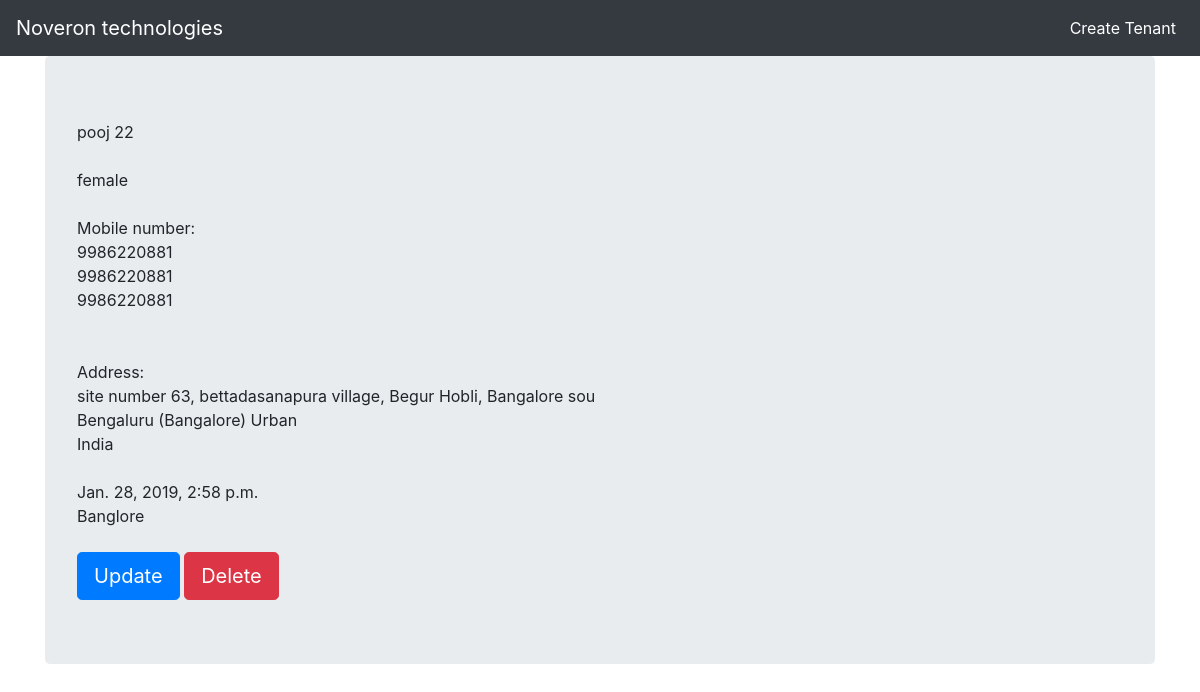
The app's page /tenants/5/pooj/ with its own data.
### delta/models.py (models this page shows, shortened)
class Tenants(models.Model):
    GENDER_CHOICE = {
        ('male', 'Male'), ('female', 'Female') ,('others', 'Others')
    }
    name=models.CharField(max_length=100)
    age=models.IntegerField(blank='true')
    gender = models.CharField(max_length=20, choices=GENDER_CHOICE, default='male')
    slug = models.SlugField(max_length=60)
    mobileno_1=models.CharField(max_length=10)
    mobileno_2=models.CharField(max_length=10)
    mobileno_3=models.CharField(max_length=10)
    address = models.TextField(max_length=200)
    city = models.CharField(max_length=30)
    country = models.CharField(max_length=30)
    created_on=models.DateTimeField(default=timezone.now)
    location = models.CharField(max_length=100)
    body=models.TextField(null=True,blank=True)

### delta/views.py (the view)
# urls.py: path('tenants/<int:id>/<str:slug>/', views.Detail.as_view(), name='detail'),
class Detail(DetailView):
    model = Tenants

### delta/templates/delta/tenants_detail.html
{% extends 'delta/base.html' %}
{% block content %}
<div class="jumbotron">
    {{object.name}} {{object.age}}
    <br>
    <br>
    {{object.gender}}
    <br> <br>
    Mobile number:
     <br>
    {{object.mobileno_1}}
    <br>
    {{object.mobileno_2}}
    <br>
    {{object.mobileno_3}}
    <br>
     <br> <br>
    Address:
    <br>
    {{object.address}}
    <br>
    {{object.city}}
    <br>
    {{object.country}}
    <br>  <br>
    {{object.created_on}}
    <br>
    {{object.location}}
      <br> <br>
    <a href="{%url 'update' object.id object.slug %}"  class="btn btn-primary btn-lg " >Update</a>
    <a href="{%url 'delete' object.id object.slug %}" class="btn btn-danger btn-lg "   >Delete</a>
</div>
{% endblock %}

### records on screen
Tenants: name "pooj", age "22", gender "female", mobileno_1 "9986220881", mobileno_2 "9986220881", mobileno_3 "9986220881", address "site number 63, bettadasanapura village, Begur Hobli, Bangalore sou", city "Bengaluru (Bangalore) Urban", country "India", created_on "Jan. 28, 2019, 2:58 p.m.", location "Banglore"
